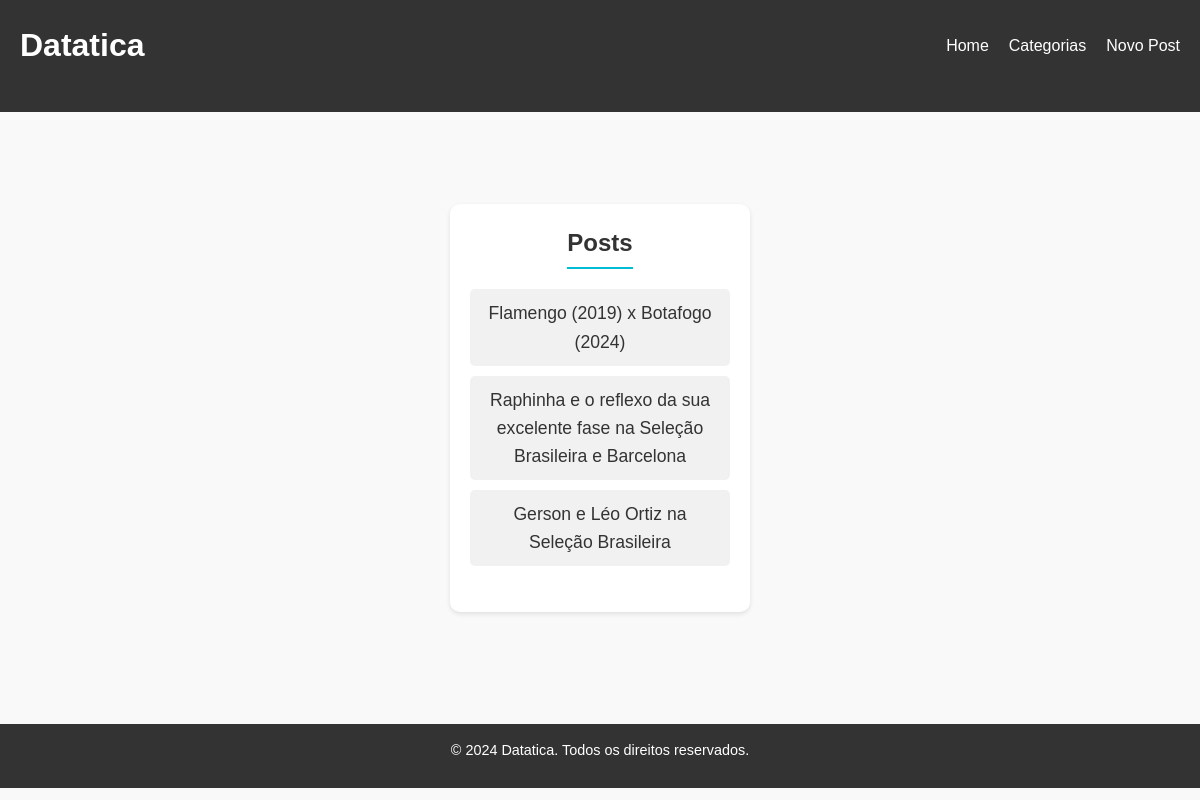
The page / on the database its author committed.
### posts/models.py (models this page shows, shortened)
class Post(models.Model):
    titulo = models.CharField(max_length=200)
    conteudo = models.TextField()  # Armazena HTML
    data_postagem = models.DateTimeField(auto_now_add=True)
    categorias = models.ManyToManyField('Category', related_name='posts')

### posts/views.py (the view)
# urls.py: path('', views.listar_posts, name='listar_posts'),
def listar_posts(request):
    posts = Post.objects.order_by('-data_postagem')
    return render(request, 'posts/listar_posts.html', {'posts': posts})

### posts/templates/posts/listar_posts.html
{% extends 'base.html' %}
{% block content %}
<section class="categories">
    {% if categoria %}
        <h2 class="categories-title">Posts na categoria "{{ categoria.nome }}"</h2>
    {% else %}
        <h2 class="categories-title">Posts</h2>
    {% endif %}
    <ul class="category-list">
        {% for post in posts %}
            <li class="category-item">
                <a href="{% url 'detalhes_post' post.id %}" class="category-link">{{ post.titulo }}</a>
            </li>
        {% endfor %}
    </ul>
    <br>
</section>
{% endblock %}

### static/style.css (style rules this page uses)
* { margin: 0; padding: 0; box-sizing: border-box; }
body { font-family: Arial, sans-serif; line-height: 1.6; background-color: #f9f9f9; color: #333; display: grid; justify-content: center; align-items: center; }
.categories { background: #fff; padding: 20px; border-radius: 10px; box-shadow: 0 2px 5px rgba(0, 0, 0, 0.1); width: 300px; text-align: center; }
.categories-title { font-size: 1.5em; margin-bottom: 20px; color: #333; font-weight: bold; border-bottom: 2px solid #00bcd4; display: inline-block; padding-bottom: 5px; }
.category-list { list-style: none; padding: 0; }
.category-item { margin-bottom: 10px; text-decoration: none; }
.category-item:last-child { margin-bottom: 0; }
.category-link { text-decoration: none; font-size: 1.1em; color: #333; background-color: #f1f1f1; padding: 10px 15px; border-radius: 5px; display: block; transition: background-color 0.3s, transform 0.3s, color 0.3s; }

### rows shown on the page
Post: titulo "Flamengo (2019) x Botafogo (2024)"
Post: titulo "Raphinha e o reflexo da sua excelente fase na Seleção Brasileira e Barcelona"
Post: titulo "Gerson e Léo Ortiz na Seleção Brasileira"
